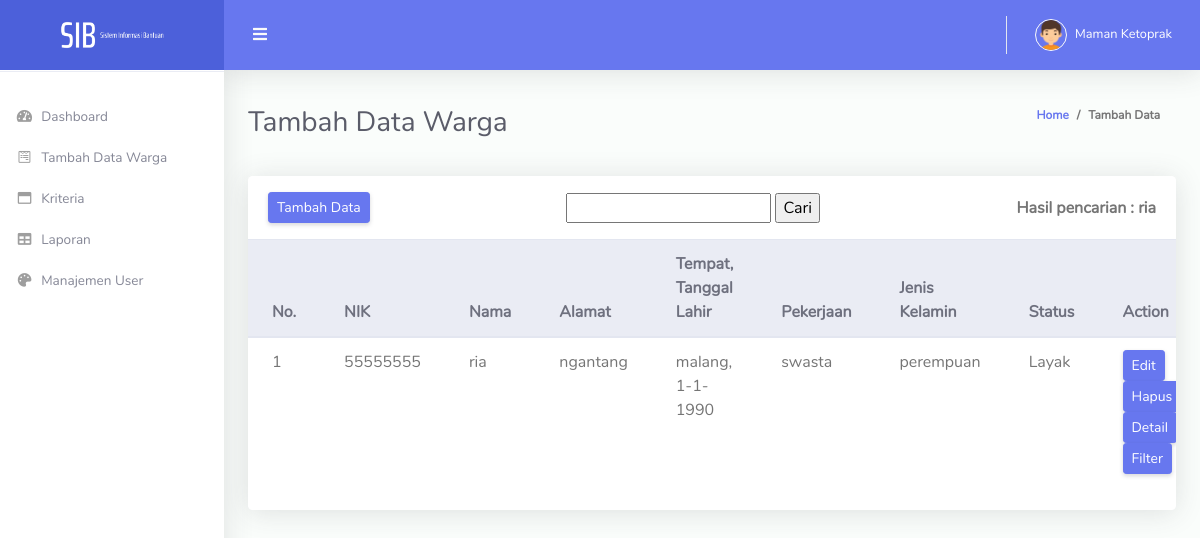
/tambahDataWarga/tambahData.php?cari=ria, run on the app's committed database.
### tables this page shows
CREATE TABLE `warga` (
  `id_warga` int(11) NOT NULL,
  `nik` varchar(50) NOT NULL,
  `nama` varchar(50) NOT NULL,
  `alamat` varchar(50) NOT NULL,
  `ttl` varchar(50) NOT NULL,
  `pekerjaan` varchar(50) NOT NULL,
  `jenisKelamin` varchar(50) NOT NULL,
  `status` varchar(50) NOT NULL
);

### tambahDataWarga/tambahData.php (the view, shortened to what this page needs)
<!DOCTYPE html>
<html lang="en">
<head>
  <link href="../vendor/fontawesome-free/css/all.min.css" rel="stylesheet" type="text/css">
  <link href="../vendor/bootstrap/css/bootstrap.min.css" rel="stylesheet" type="text/css">
  <link href="../css/ruang-admin.min.css" rel="stylesheet">
</head>
<body id="page-top">
  <div id="wrapper">
    <ul class="navbar-nav sidebar sidebar-light accordion" id="accordionSidebar">
      <a class="sidebar-brand d-flex align-items-center justify-content-center" href="index.html">
        <div class="sidebar-brand-icon">
          <img src="../img/logo/SSIB.png">
        </div>
      </a>
      <hr class="sidebar-divider">
      <li class="nav-item">
        <a class="nav-link" href="../index.php">
          <i class="fas fa-fw fa-tachometer-alt"></i>
          <span>Dashboard</span>
        </a>
      </li>
      <li class="nav-item">
        <a class="nav-link collapsed" href="tambahData.php">
          <i class="fab fa-fw fa-wpforms"></i>
          <span>Tambah Data Warga</span>
        </a>
      </li>
      <li class="nav-item">
        <a class="nav-link" href="../crudKriteria/tambahKriteria.php">
          <i class="far fa-fw fa-window-maximize"></i>
          <span>Kriteria</span>
        </a>
      </li>
      <li class="nav-item">
        <a class="nav-link collapsed" href="../laporan.php">
          <i class="fas fa-fw fa-table"></i>
          <span>Laporan</span>
        </a>
      </li>
      <li class="nav-item">
        <a class="nav-link" href="../manageUser.php">
          <i class="fas fa-fw fa-palette"></i>
          <span>Manajemen User</span>
        </a>
      </li>
    </ul>
    <div id="content-wrapper" class="d-flex flex-column">
      <div id="content">
        <nav class="navbar navbar-expand navbar-light bg-navbar topbar mb-4 static-top">
          <button id="sidebarToggleTop" class="btn btn-link rounded-circle mr-3">
            <i class="fa fa-bars"></i>
          </button>
          <ul class="navbar-nav ml-auto">
            <li class="nav-item dropdown no-arrow">
              <a class="nav-link dropdown-toggle" href="#" id="userDropdown" role="button" data-toggle="dropdown"
                aria-haspopup="true" aria-expanded="false">
                <img class="img-profile rounded-circle" src="../img/boy.png" style="max-width: 60px">
                <span class="ml-2 d-none d-lg-inline text-white small">Maman Ketoprak</span>
              </a>
            </li>
          </ul>
        </nav>
        <div class="container-fluid" id="container-wrapper">
          <div class="d-sm-flex align-items-center justify-content-between mb-4">
            <h1 class="h3 mb-0 text-gray-800">Tambah Data Warga</h1>
            <ol class="breadcrumb">
              <li class="breadcrumb-item"><a href="tambahData.php">Home</a></li>
              <li class="breadcrumb-item">Tambah Data</li>
            </ol>
          </div>
          <div class="row">
            <div class="col-lg-12">
              <div class="card">
                <div class="card-header py-3 d-flex flex-row align-items-center justify-content-between">
                  <h6 class="m-0 font-weight-bold text-primary"><a href="form_tambahData.php" class="btn btn-sm btn-primary">Tambah Data</a></h6>
                  <form action="../tambahDataWarga/tambahData.php" method="get">
                      <input type="text" name="cari">
                      <input type="submit" value="Cari">
                  </form>
                  <?php
                        if(isset($_GET['cari'])){
                            $cari = $_GET['cari'];
                            echo "<b>Hasil pencarian : ".$cari."</b>";
                        }
                    ?>
                </div>
                <div class="table-responsive">
                  <table class="table align-items-center table-flush">
                    <thead class="thead-light">
                      <tr>
                        <th>No.</th>
                        <th>NIK</th>
                        <th>Nama</th>
                        <th>Alamat</th>
                        <th>Tempat, Tanggal Lahir</th>
                        <th>Pekerjaan</th>
                        <th>Jenis Kelamin</th>
                        <th>Status</th>
                        <th>Action</th>
                      </tr>
                      <?php
                          include "../crudManageUser/config.php";
                          if(isset($_GET['cari'])){
                              $cari = $_GET['cari'];
                              $query = mysqli_query($koneksi,"SELECT * FROM warga WHERE nama LIKE '%".$cari."%' OR nik LIKE '%".$cari."%'" );
                            }
                              else{
                                  $query = mysqli_query($koneksi,"SELECT * FROM warga");
                              }
                          $nomor = 1;
                          if($query){
                          while($data = mysqli_fetch_array($query)){
                          ?>
                            <tr>
                              <td><?php echo $nomor++; ?></td>
                              <td><?php echo $data['nik']; ?></td>
                              <td><?php echo $data['nama']; ?></td>
                              <td><?php echo $data['alamat']; ?></td>
                              <td><?php echo $data['ttl']; ?></td>
                              <td><?php echo $data['pekerjaan']; ?></td>
                              <td><?php echo $data['jenisKelamin']; ?></td>
                              <td><?php echo $data['status']; ?></td>
                              <td>
                                <a class="btn btn-sm btn-primary" href="form_editData.php?id_warga=<?php echo $data['id_warga']; ?>">Edit</a>
                                <a class="btn btn-sm btn-primary" href="deleteData.php?id_warga=<?php echo $data['id_warga']; ?>" onclick="return confirm()">Hapus</a>
                                <a class="btn btn-sm btn-primary" href="detail.php?id_warga=<?php echo $data['id_warga']; ?>">Detail</a>
                                <a class="btn btn-sm btn-primary" href="">Filter</a>
                              </td>
                            </tr>
                            <?php } }?>
                      </thead>
                  </table>
                </div>
                <div class="card-footer"></div>
              </div>
            </div>
          </div>
        </div>
      </div>
    </div>
  </div>
</body>
</html>

### data on the page
warga: nik "55555555", nama "ria", alamat "ngantang", ttl "malang, 1-1-1990", pekerjaan "swasta", jenisKelamin "perempuan", status "Layak"

### other printed values
$cari "ria"
